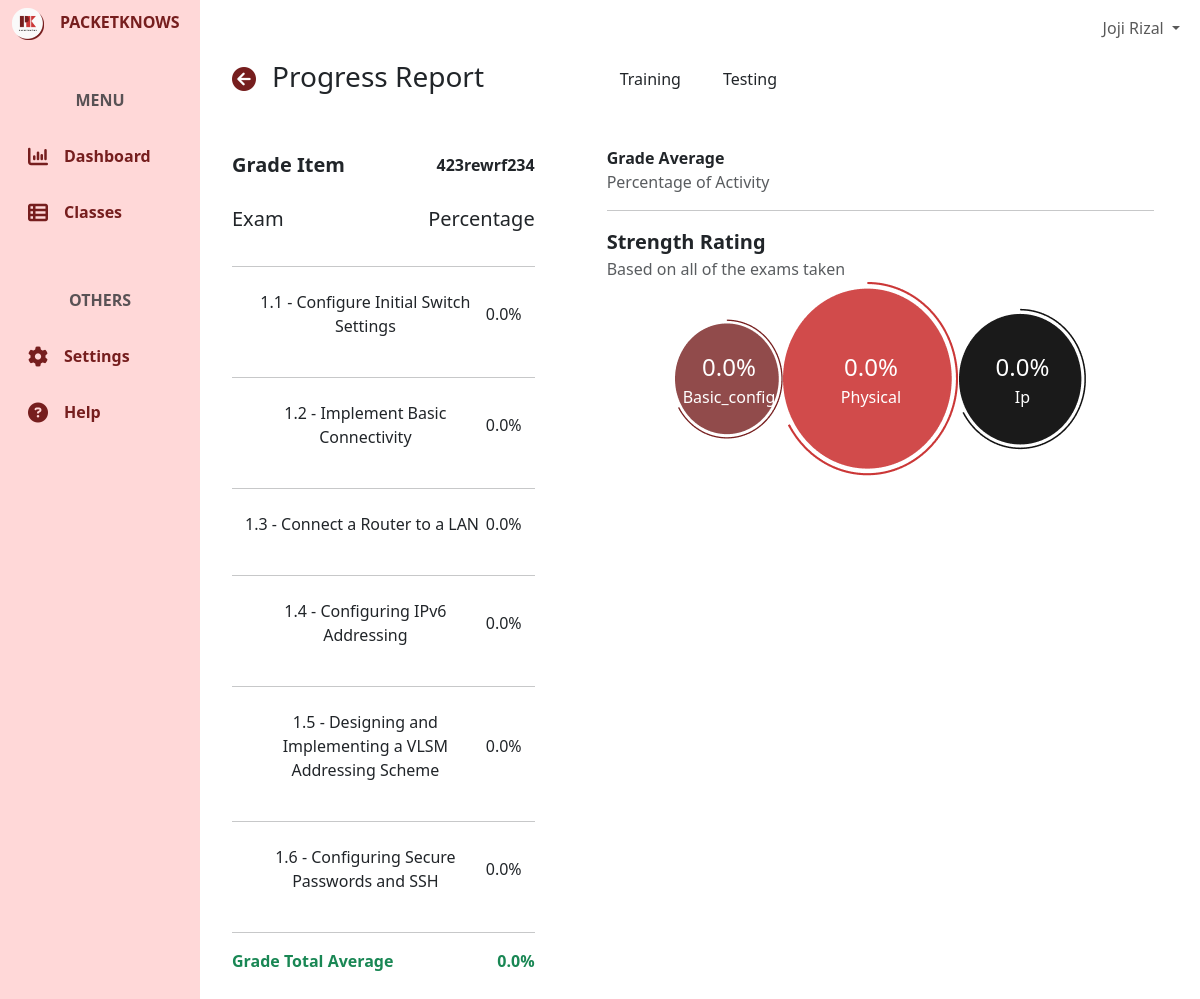
/progress-report/423rewrf234/testing/ (signed in), run on the app's committed database.
### user/models.py (models this page shows, shortened)
class CustomUser(AbstractBaseUser, PermissionsMixin):
    email = models.EmailField(unique=True)
    first_name = models.CharField(max_length=50)
    last_name = models.CharField(max_length=50)
    is_active = models.BooleanField(default=True)
    is_staff = models.BooleanField(default=False)
    category = models.ForeignKey(UserCategory, on_delete=models.CASCADE)
    icon = models.ImageField(upload_to= 'user/icons/', blank=True, null=True)
    school_id = models.BigIntegerField(unique=True, blank=True, null=True)
    evidences = models.ImageField(upload_to= 'user/evidences/', blank=True, null=True)
    objects = CustomUserManager()
    USERNAME_FIELD = 'email'
    REQUIRED_FIELDS = ['first_name', 'last_name']
    class Meta:
        verbose_name = 'User'
        verbose_name_plural = 'Users'

### classroom/models.py (models this page shows, shortened)
class Classroom(models.Model):
    name = models.CharField(max_length=255)
    code = models.CharField(max_length=255)
    description = models.CharField(max_length=255)
    icon = models.ImageField(upload_to='classroom/class-icons/', blank=True, null=True)
    section = models.CharField(max_length=50)
    school_year = models.CharField(max_length=50)
    instructor = models.ForeignKey(userModels.CustomUser, on_delete=models.CASCADE, related_name='instructor_classrooms', blank=True, null=True)
    students = models.ManyToManyField(userModels.CustomUser, through='Enrollment', related_name='enrolled_classrooms')
    course = models.ForeignKey(activityModels.Course, on_delete=models.CASCADE)
    is_active = models.BooleanField(default=True)
    date_updated = models.DateTimeField(auto_now=True)
    class Meta:
        ordering = ['-date_updated']
        verbose_name_plural = "Classrooms"

### activity/models.py (models this page shows, shortened)
class BaseActivity(models.Model):
    number = models.CharField(max_length=4)
    name = models.CharField(max_length=255)
    projectID = models.CharField(max_length=255, unique=True)
    answer_key = models.TextField(blank=True,null=True)
    category = models.ForeignKey(ActivityCategory, on_delete=models.CASCADE)
    course = models.ForeignKey(Course, on_delete=models.CASCADE)
    training_task = models.FileField(models.FileField(upload_to='training-tasks/'))
    testing_task = models.FileField(models.FileField(upload_to='training-tasks/'))
    max_physical_points = models.PositiveIntegerField()
    max_basic_config_points = models.PositiveIntegerField()
    max_ip_points = models.PositiveIntegerField()
    max_routing_points = models.PositiveIntegerField()
    max_other_points = models.PositiveIntegerField()
    time_limit = models.PositiveIntegerField()
    class Meta:
        verbose_name_plural = "Base Activities"

### core/views.py (the view, shortened to what this page needs)
# urls.py: path('progress-report/<slug:classSlug>/testing/', coreViews.ProgressReportTestingView, name='progressReportTesting'),
@login_required(login_url='/')
def ProgressReportTestingView(request, classSlug):
    context = {}
    if request.method == 'POST':
        pass
    else:
        userCategory = request.user.category.name
        if userCategory == "Student":
            classroom = Classroom.objects.get(code=classSlug)
            context["classroom"] = classroom
            context["grades"] = computeTestingProgressReport(request.user, classroom)
            enrollment = get_object_or_404(Enrollment, student=request.user, classroom=classroom)
            firstActivity = enrollment.activities.get(base_activity__number="1.1", mode="testing")
            firstActivityScore = computeSingleActivityScore(request.user, firstActivity.id)
            bar_chart_labels = firstActivityScore['labels']
            bar_chart_data = firstActivityScore['data']
            context["barChartLabels"] = json.dumps(bar_chart_labels)
            context["barChartData"] = json.dumps(bar_chart_data)
            enrollment = get_object_or_404(Enrollment, student=request.user, classroom=classroom)
            enrollment.date_updated = timezone.now()
            enrollment.save()
        elif userCategory == "Instructor":
            pass
    return render(request, 'core/progress-report-testing.html', context)

### templates/core/progress-report-testing.html (shortened to what this page needs)
{% extends 'core/base.html' %}
{% block content %}
<div class="container-fluid h-100">
    <div class="row h-100">
        <div class="col-2 fixed-top bg-pink h-100" id="green">
            {% include 'core/components/sidebar.html'%}
        </div>
        <div class="col-md-10 ms-auto" style="padding: 0; overflow-x: hidden !important;">
            {% include 'core/components/topnav.html'%}
            <main class="mt-5 pt-1">
                {% if request.user.category.name == 'Student'%}
                    {% include 'core/progress-reports/student-progress-report-testing.html'%}
                {% elif request.user.category.name == 'Self Learner'%}
                    {% include 'core/progress-reports/selfLearner-progress-report-testing.html'%}
                {% elif request.user.category.name == 'Instructor'%}
                    {% include 'core/progress-reports/instructor-progress-report-testing.html'%}
                {% endif %}
            </main>
        </div>
    </div>
</div>
{% endblock %}

### templates/core/components/topnav.html (shortened to what this page needs)
<nav class="navbar navbar-expand-lg navbar-light bg-white fixed-top col-md-9 ms-sm-auto col-lg-10">
    <div class="container-fluid">
            <ul class="navbar-nav ms-auto">
                <li class="nav-item dropdown">
                    <a class="nav-link dropdown-toggle" href="#" id="userDropdown" role="button" data-bs-toggle="dropdown" aria-expanded="false">
                      {{user.first_name}} {{user.last_name}}
                    </a>
                </li>
            </ul>
    </div>
</nav>

### templates/core/progress-reports/student-progress-report-testing.html (shortened to what this page needs)
{% load static %}
<div class="container">
    <div class="row ms-2 mt-2 mb-4 ">
        <div class="col-md-4 ">
            <div class="d-flex align-items-center text-center">
                <a class="mb-1" href="{% url 'core:classes'%}"><i class="fa-solid fa-xl fa-circle-arrow-left" style="color: #761E1E;"></i></a>
                <h3 class="ms-3">Progress Report</h3>
            </div>
            <div class="d-flex justify-content-between align-items-center mt-5">
                <p class="fw-bold fs-5">Grade Item</p>
                <p class="fw-bold ">{{classroom.code}}</p>
            </div>
            <div class="d-flex justify-content-between align-items-center mt-2">
                <p class="fs-5">Exam</p>
                <p class="fs-5">Percentage</p>
            </div>
            {% for exam in grades.testing_percentages %}
            <hr>
            <button id="exam_{{ exam.id }}" class="btn exam-div d-flex w-100 justify-content-between align-items-center mt-2"
                 data-exam-number="{{ exam.number }}"
                 data-exam-name="{{ exam.name }}"
                 data-physical-percentage="{{ exam.physical_percentage }}"
                 data-basic-config-percentage="{{ exam.basic_config_percentage }}"
                 data-ip-percentage="{{ exam.ip_percentage }}"
                 data-routing-percentage="{{ exam.routing_percentage }}"
                 data-other-percentage="{{ exam.other_percentage }}"
                 data-total-percentage="{{ exam.total_percentage }}">
                <p class="">{{ exam.number }} - {{ exam.name }}</p>
                <p class="">{{ exam.total_percentage }}%</p>
            </button>
            {% endfor %}
            <hr>
            <div class="d-flex justify-content-between align-items-center mt-2">
                <p class="text-success fw-bold">Grade Total Average</p>
                <p class="text-success fw-bold">{{grades.total_testing_percentage}}%</p>
            </div>
        </div>
        <div class="col-md-7 ms-5">
            <div class="d-flex mb-5">
                <a href="{% url 'core:progressReportTraining' classroom.code %}"><button id="trainingBtn" class="btn me-3">Training</button></a>
                <a href="{% url 'core:progressReportTesting' classroom.code %}"><button id="testingBtn" class="btn">Testing</button></a>
            </div>
            <div class="fw-bold">
                Grade Average
            </div>
            <div class="text-muted">
                Percentage of Activity
            </div>
            <hr>
            <div class="fw-bold fs-5">
                Strength Rating
            </div>
            <div class="text-muted">
                Based on all of the exams taken
            </div>
            <div class="d-flex align-items-center justify-content-center">
                <div class="rating rating-1 d-inline-block">
                    <div class="rating-label text-white">
                        <p class="fs-4 p-0 m-0">{{ grades.top_testing_categories.1.average_percentage }}%</p>
                        <p class=" p-0 m-0">{{grades.top_testing_categories.1.name}}</p>
                    </div>
                    <img src="{% static 'res/icons/Dashboard/Dashboard-circle2.png' %}" alt="" class="img-fluid">
                </div>
                <div class="rating rating-1 d-inline-block">
                    <div class="rating-label text-white">
                        <p class="fs-4 p-0 m-0">{{grades.top_testing_categories.0.average_percentage}}%</p>
                        <p class=" p-0 m-0">{{grades.top_testing_categories.0.name}}</p>
                    </div>
                    <img src="{% static 'res/icons/Dashboard/Dashboard-circle.png' %}" alt="" class="img-fluid">
                </div>
                <div class="rating rating-1 d-inline-block">
                    <div class="rating-label text-white">
                        <p class="fs-4 p-0 m-0">{{grades.top_testing_categories.2.average_percentage}}%</p>
                        <p class=" p-0 m-0">{{grades.top_testing_categories.2.name}}</p>
                    </div>
                    <img src="{% static 'res/icons/Dashboard/Dashboard-circle3.png' %}" alt="" class="img-fluid">
                </div>
            </div>
        </div>
    </div>
</div>

### static/css/global.css (style rules this page uses)
.bg-pink { background-color: #FFD8D8; }
.bg-white { background-color: #FAFAFA; }

### static/css/dashboards/studentDashboard.css (style rules this page uses)
.rating { position: relative; text-align: center; }
.rating-label { position: absolute; top: 50%; left: 50%; transform: translate(-50%, -50%); }

### data on the page
CustomUser: first_name "Joji", last_name "Rizal"
Classroom: code "423rewrf234"
BaseActivity: number "1.1", name "Configure Initial Switch Settings"
BaseActivity: number "1.2", name "Implement Basic Connectivity"
BaseActivity: number "1.3", name "Connect a Router to a LAN"
BaseActivity: number "1.4", name "Configuring IPv6 Addressing"
BaseActivity: number "1.5", name "Designing and Implementing a VLSM Addressing Scheme"
BaseActivity: number "1.6", name "Configuring Secure Passwords and SSH"

### other printed values
{{ exam.total_percentage }} "0.0" "0.0" "0.0" "0.0" "0.0" "0.0"
{{ grades.total_testing_percentage }} "0.0"
{{ grades.top_testing_categories.1.average_percentage }} "0.0"
{{ grades.top_testing_categories.1.name }} "Basic_config"
{{ grades.top_testing_categories.0.average_percentage }} "0.0"
{{ grades.top_testing_categories.0.name }} "Physical"
{{ grades.top_testing_categories.2.average_percentage }} "0.0"
{{ grades.top_testing_categories.2.name }} "Ip"
